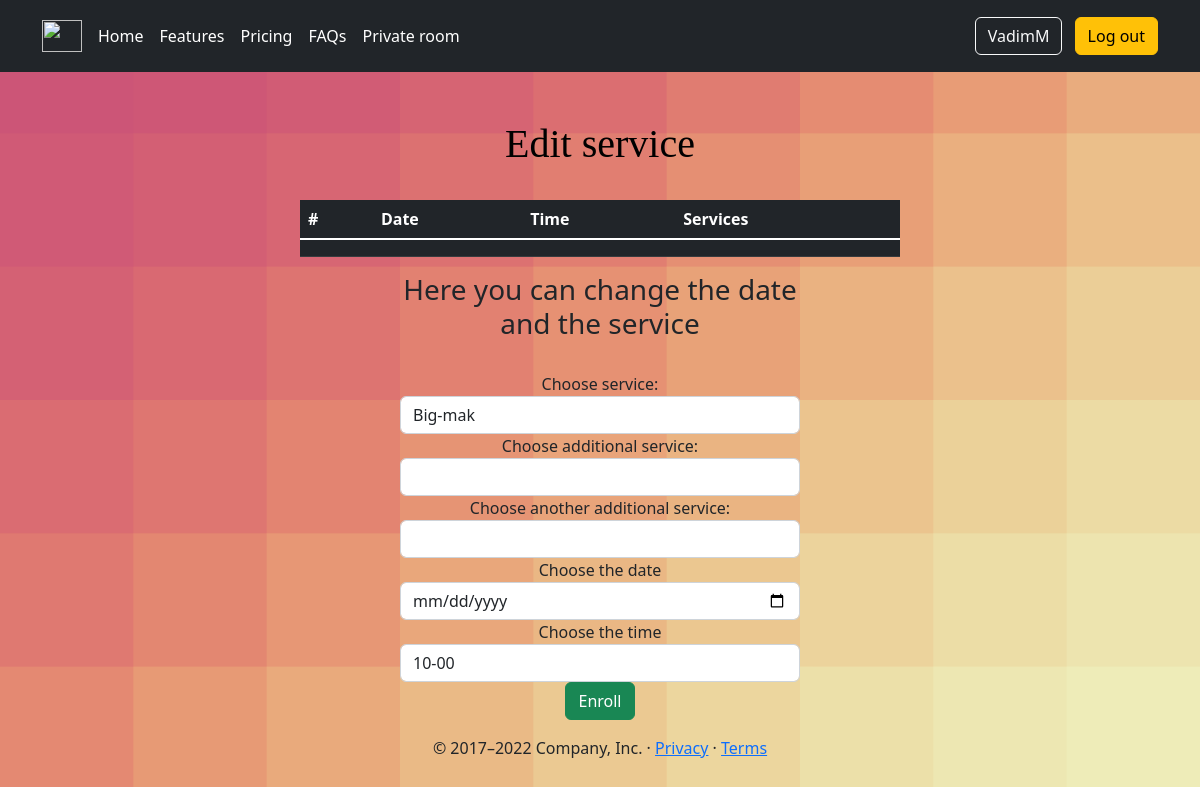
The page /edit_service/21 (signed in) on the database as committed earlier.
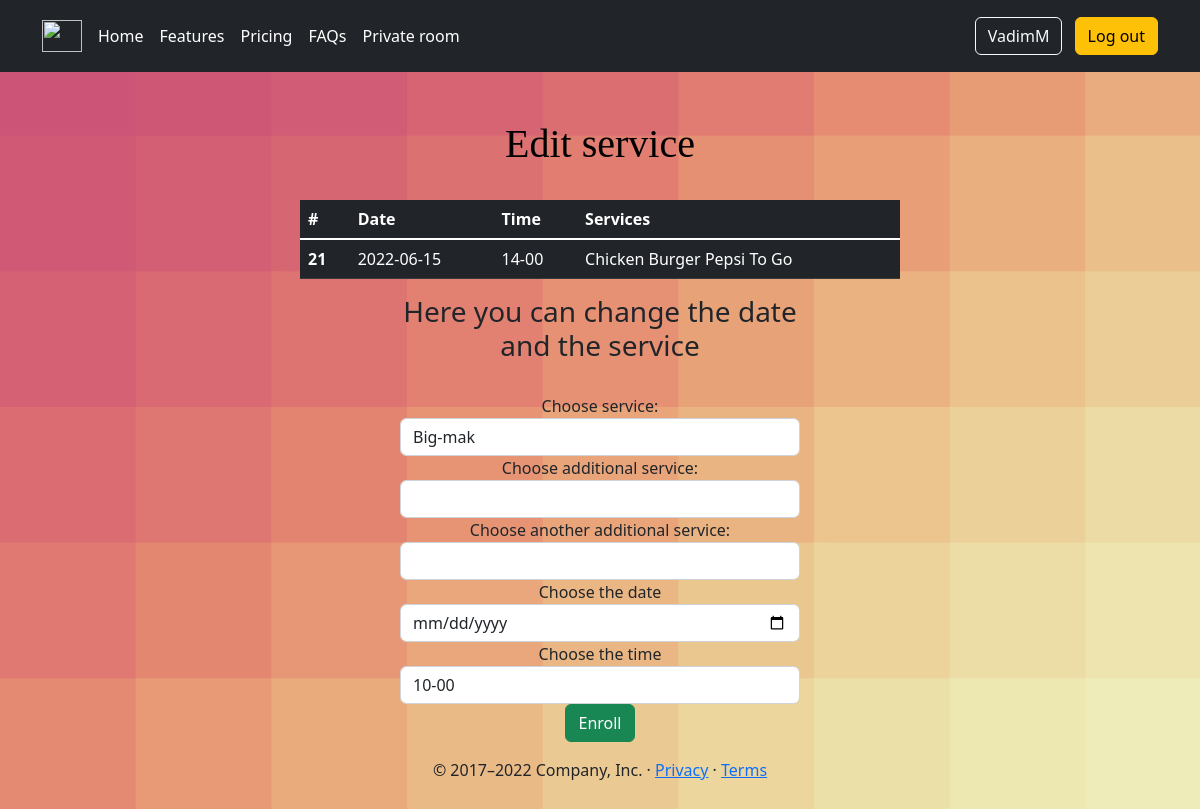
The same page on the database as committed later.
### app/models.py (models this page shows, shortened)
class Service(db.Model):
    __tablename__ = 'service'
    id = db.Column(db.Integer, primary_key=True)
    service1 = db.Column(db.String(60), index=True, nullable=False)
    service2 = db.Column(db.String(60), index=True)
    service3 = db.Column(db.String(60), index=True)
    service_date = db.Column(db.Date, index=True, nullable=False)
    service_time = db.Column(db.String, index=True, nullable=False)
    user_id = db.Column(db.Integer, db.ForeignKey('user.id'))

### app/routes.py (the view, shortened to what this page needs)
@app.route('/edit_service/<int:service_id>', methods=['GET', 'POST'])
@login_required
def edit_service(service_id):
    service = Service.query.filter_by(id=service_id).first()
    form = Services()
    return render_template('edit_service.html', title='Edit service', form=form, user=current_user, service=service)

### app/forms.py
class Services(FlaskForm):
    service1 = SelectField('Choose service:', choices=['Big-mak', 'Chicken Burger', 'Cheeseburger'],
                           render_kw={'placeholder': '12341'})
    service2 = SelectField('Choose additional service:', choices=['', 'Coke-cola', 'Pepsi', 'Fanta'],
                           validate_choice=False)
    service3 = SelectField('Choose another additional service:', choices=['', 'At the place', 'To Go', 'Delivery'],
                           validate_choice=False)
    service_date = DateField('Choose the date', validators=[InputRequired()],
                             format='%Y-%m-%d', render_kw={"min": datetime.now().date()})
    service_time = SelectField('Choose the time', choices=['10-00', '12-00', '14-00', '16-00', '18-00'],
                               validators=[InputRequired(), validate_date_time])
    submit = SubmitField('Enroll', render_kw={'class': 'btn btn-info'})

### app/models.py (called while the page is built)
@login.user_loader
def load_user(id):
    return User.query.get(int(id))

### app/routes.py (called while the page is built)
@app.before_request
def before_request():
    if current_user.is_authenticated:
        current_user.last_seen = datetime.now().date()
        db.session.commit()

### app/templates/edit_service.html (shortened to what this page needs)
{% extends "base.html" %}
{% import "bootstrap/wtf.html" as wtf %}
{% block body %}
<br><br><h1>Edit service</h1><br>
 <table class="table table-dark">
        <thead>
        <tr>
            <th scope="col">#</th>
            <th scope="col">Date</th>
            <th scope="col">Time</th>
            <th scope="col">Services</th>
        </tr>
        </thead>
        <tbody class="table-group-divider">
        <tr>
            {% if user == current_user %}
            <th scope="row">{{ service.id }}</th>
            <td>{{ service.service_date }}</td>
            <td>{{ service.service_time }}</td>
            <td>{{ service.service1 }} {{ service.service2 }} {{ service.service3 }}</td>
            {% endif %}
        </tr>
        </tbody>
    </table>
    <form action="" method="post">
        <h3><label>Here you can change the date and the service</label></h3><br>
        {{ wtf.quick_form(form, button_map={'submit': 'success'}) }}
    </form>{% endblock %}
{% block footer%}
<footer class="footer mt-auto py-3">
        <p>&copy; 2017–2022 Company, Inc. &middot; <a href="#">Privacy</a> &middot; <a href="#">Terms</a></p>
    </footer>
{% endblock %}

Rows that differ between the two databases and show on the page:
added Service: id "21", service_date "2022-06-15", service_time "14-00", service1 "Chicken Burger", service2 "Pepsi", service3 "To Go"
